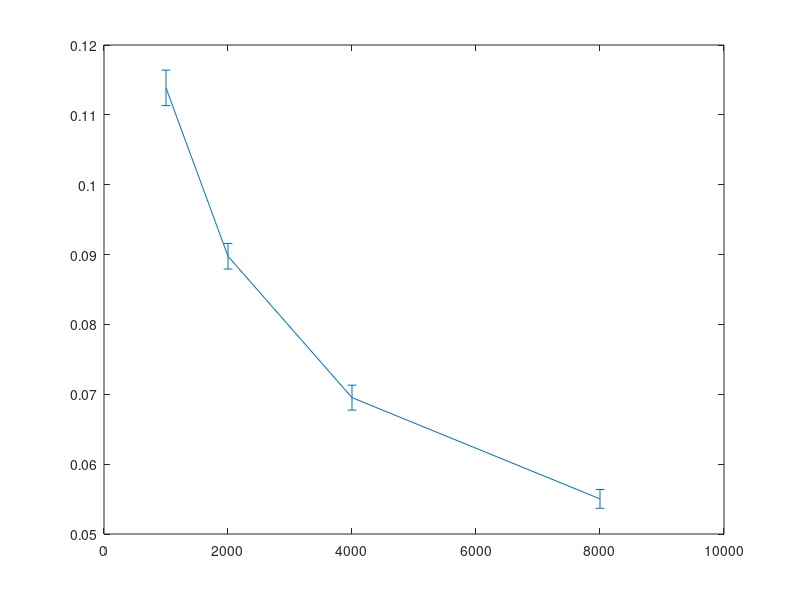

Recreate this plot in MATLAB.
function result = plot_error()
X = [1000,2000,4000,8000];
Y1 = [0.1141, 0.1167, 0.1116, 0.1111, 0.1120, 0.1157, 0.1167, 0.1121, 0.1113, 0.1174];
Y2 = [0.0868, 0.0895, 0.0884, 0.0911, 0.0903, 0.0919, 0.0872, 0.0917, 0.0913, 0.0894];
Y3 = [0.0715, 0.0701, 0.0728, 0.0665, 0.0696, 0.0695, 0.0696, 0.0675, 0.0689, 0.0692];
Y4 = [0.0524, 0.0533, 0.0555, 0.0555, 0.0563, 0.0565, 0.0542, 0.0558, 0.0549, 0.0559];
Y = [mean(Y1) mean(Y2) mean(Y3) mean(Y4)];
e = [std(Y1) std(Y2) std(Y3) std(Y4)];
result = plot(X,Y);
errorbar(X, Y, e);

end